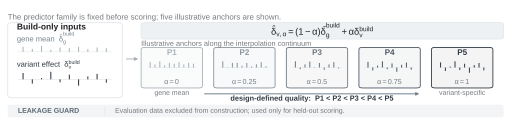

Write Python code to recreate this figure.
"""Fig. 5d — build-only interpolation creates a known predictor order."""
from __future__ import annotations

W_MM, H_MM = 130, 31.0

import numpy as np

import fig5_common as S

MEAN = np.array([0.7, 0.4, 0.8, 0.3, 0.6, 0.5, 0.7, 0.4, 0.6, 0.5])
VARIANT = np.array([1.5, -1.0, 0.3, 1.8, -0.7, 1.1, -1.5, 0.7, 1.3, -0.8])


def _predictor_card(ax, x, alpha, index):
    color = S.mix(S.LIGHT_SLATE, S.DARK_SLATE, alpha)
    values = (1.0 - alpha) * MEAN + alpha * VARIANT
    S.rounded_box(ax, x, 14.2, 12.0, 16.5, edge=color,
                  face=S.mix("white", color, 0.055), lw=0.62, radius=0.75)
    ax.text(x + 6.0, 28.5, f"P{index}", fontsize=5.8, fontweight="bold",
            color=color, ha="center", va="center")
    S.mini_profile(ax, x + 1.3, x + 10.7, 22.5, values, color=color,
                   amplitude=2.55, lw=0.72)
    ax.text(x + 6.0, 16.4, rf"$\alpha={alpha:g}$", fontsize=5.15,
            color=S.GREY, ha="center", va="center")


def main() -> None:
    S.apply_style()
    fig = S.figure(W_MM, H_MM)
    ax = fig.add_axes([0, 0, 1, 1])
    ax.set_xlim(0, 100)
    ax.set_ylim(0, 50)
    ax.axis("off")

    ax.text(
        1.5,
        44.4,
        "The predictor family is fixed before scoring; five illustrative anchors are shown.",
        fontsize=5.7,
        color=S.GREY,
        ha="left",
        va="top",
    )

    # Build-only source profiles.
    S.rounded_box(ax, 1.5, 10.2, 22.4, 30.6, edge=S.LIGHT_GREY,
                  face="white", lw=0.7, radius=1.1)
    ax.text(3.3, 38.0, "Build-only inputs", fontsize=6.1, fontweight="bold")
    ax.text(3.3, 33.1, r"gene mean  $\bar{\delta}^{build}_g$",
            fontsize=5.45, color=S.MID_SLATE)
    S.mini_profile(ax, 3.6, 21.7, 28.9, MEAN, color=S.LIGHT_SLATE,
                   amplitude=2.35, lw=0.72)
    ax.text(3.3, 22.7, r"variant effect  $\delta^{build}_v$",
            fontsize=5.45, color=S.DARK_SLATE)
    S.mini_profile(ax, 3.6, 21.7, 17.7, VARIANT, color=S.DARK_SLATE,
                   amplitude=3.1, lw=0.75)

    S.arrow(ax, (24.7, 26.0), (27.0, 26.0), color=S.MID_GREY)

    # Formula and explicitly named predictor ladder.
    S.rounded_box(ax, 27.6, 34.1, 70.9, 6.7, edge=S.LIGHT_GREY,
                  face="#EEF1F4", lw=0.6, radius=0.9)
    ax.text(
        63.05,
        37.35,
        r"$\hat{\delta}_{v,\alpha}=(1-\alpha)\bar{\delta}^{build}_g"
        r"+\alpha\delta^{build}_v$",
        fontsize=6.75,
        color=S.INK,
        ha="center",
        va="center",
    )
    ax.text(27.6, 32.1, "Illustrative anchors along the interpolation continuum",
            fontsize=5.25, color=S.GREY, ha="left", va="center")

    alphas = [0.0, 0.25, 0.5, 0.75, 1.0]
    xs = [27.6, 41.8, 56.0, 70.2, 84.4]
    for index, (x, alpha) in enumerate(zip(xs, alphas), start=1):
        _predictor_card(ax, x, alpha, index)

    ax.text(33.6, 12.1, "gene mean", fontsize=5.0, color=S.GREY,
            ha="center", va="center")
    ax.text(90.4, 12.1, "variant-specific", fontsize=5.0, color=S.GREY,
            ha="center", va="center")
    S.arrow(ax, (40.0, 11.8), (82.0, 11.8), color=S.MID_SLATE,
            lw=0.68, mutation=4.7)
    ax.text(61.0, 9.8, "design-defined quality:  P1 < P2 < P3 < P4 < P5",
            fontsize=5.3, fontweight="bold", color=S.DARK_SLATE,
            ha="center", va="center")

    # Leakage guard is separated from the construction itself.
    S.rounded_box(ax, 1.5, 2.2, 97.0, 5.2, edge="none",
                  face=S.PALE_GREY, lw=0.0, radius=0.75)
    ax.text(3.5, 4.8, "LEAKAGE GUARD", fontsize=5.0,
            fontweight="bold", color=S.SLATE, ha="left", va="center")
    ax.plot([20.5, 20.5], [3.2, 6.4], color=S.LIGHT_GREY, lw=0.6)
    ax.text(22.5, 4.8, "Evaluation data excluded from construction; used only for held-out scoring.",
            fontsize=5.0, color=S.GREY, ha="left", va="center")

    S.save(fig, "fig5d_predictor_family")


if __name__ == "__main__":
    main()
